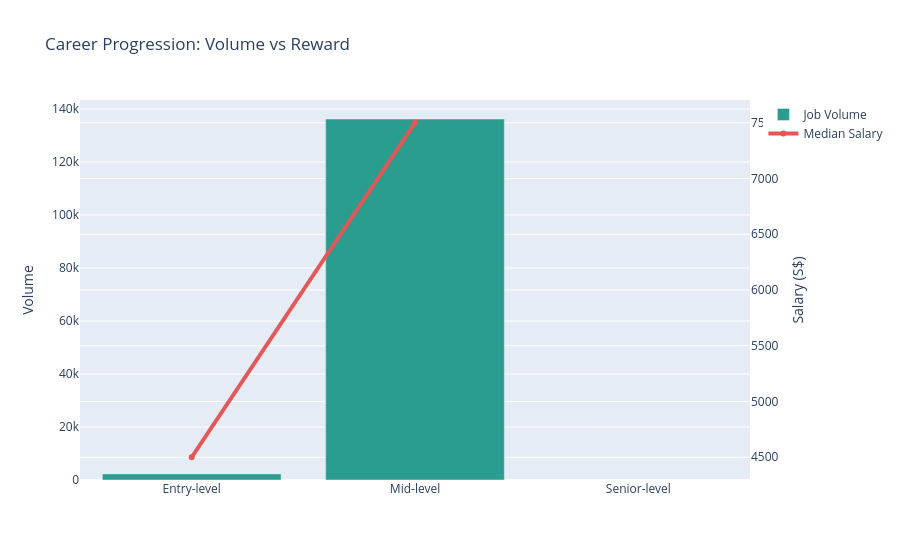

The notebook cell this image was saved under:
### Markdown cell above
### B. Career Pathways
A dual-axis chart showing how the volume of job opportunities decreases as seniority (and salary) increases.

### Code cell
pathway_df = raw_df.groupby('seniority').agg(
    postings=('seniority', 'count'),
    median_salary=('average_salary', 'median')
).reindex(['Entry-level', 'Mid-level', 'Senior-level']).reset_index()

fig_pathway = go.Figure()
fig_pathway.add_trace(go.Bar(x=pathway_df['seniority'], y=pathway_df['postings'], name='Job Volume', marker_color='#2a9d8f'))
fig_pathway.add_trace(go.Scatter(x=pathway_df['seniority'], y=pathway_df['median_salary'], name='Median Salary', yaxis='y2', line=dict(color='#e45756', width=4)))

fig_pathway.update_layout(
    title='Career Progression: Volume vs Reward',
    yaxis=dict(title="Volume"),
    yaxis2=dict(title="Salary (S$)", overlaying='y', side='right')
)
fig_pathway.show()

### Figure 1 — Plotly figure (JSON) as saved in the notebook; plotly's stock layout.template omitted (floating-point values rounded to 4 significant figures)
{"data": [{"marker": {"color": "#2a9d8f"}, "name": "Job Volume", "type": "bar", "x": ["Entry-level", "Mid-level", "Senior-level"], "y": [2304.0, 136200.0, NaN]}, {"line": {"color": "#e45756", "width": 4}, "name": "Median Salary", "type": "scatter", "x": ["Entry-level", "Mid-level", "Senior-level"], "y": [4500.0, 7500.0, NaN], "yaxis": "y2"}], "layout": {"title": {"text": "Career Progression: Volume vs Reward"}, "yaxis": {"title": {"text": "Volume"}}, "yaxis2": {"overlaying": "y", "side": "right", "title": {"text": "Salary (S$)"}}}}
